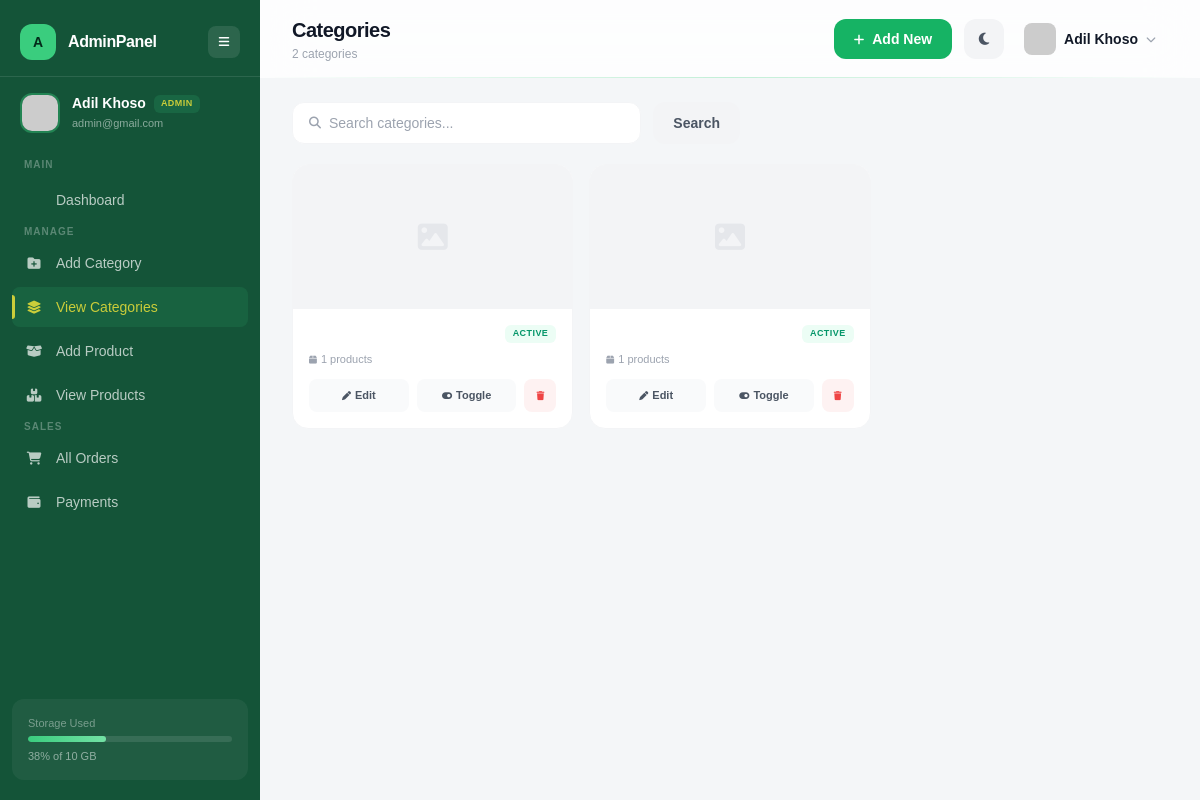
The app's page /backend/category/view.php (signed in) with its own data.
### tables this page shows
CREATE TABLE `users` (
  `id` int(11) NOT NULL,
  `name` varchar(100) DEFAULT NULL,
  `email` varchar(100) DEFAULT NULL,
  `password` varchar(255) DEFAULT NULL,
  `image` varchar(255) DEFAULT NULL,
  `phone` varchar(20) DEFAULT NULL,
  `address` text DEFAULT NULL,
  `role` enum('user','admin') DEFAULT 'user',
  `created_at` timestamp NOT NULL DEFAULT current_timestamp()
);

CREATE TABLE `categories` (
  `id` int(11) NOT NULL,
  `category_name` varchar(100) DEFAULT NULL,
  `parent_id` int(11) DEFAULT NULL,
  `description` text DEFAULT NULL,
  `status` enum('active','inactive') NOT NULL DEFAULT 'active',
  `created_at` timestamp NOT NULL DEFAULT current_timestamp()
);

### backend/category/view.php (the view, shortened to what this page needs)
<?php
include("../config/db.php");
 $uid = $_SESSION['user_id'];
 $user_res = mysqli_query($conn, "SELECT name, email, image, role FROM users WHERE id = $uid");
 $user = mysqli_fetch_assoc($user_res);
 $user_name = $user['name'] ?? 'Unknown';
 $user_email = $user['email'] ?? '';
 $user_image = !empty($user['image']) ? 'uploads/' . $user['image'] : 'https://ui-avatars.com/api/?name=' . urlencode($user_name) . '&background=16b364&color=fff&bold=true';
 $user_role = ucfirst($user['role'] ?? 'user');
 $search = isset($_GET['search']) ? mysqli_real_escape_string($conn, trim($_GET['search'])) : '';
 $where = "1=1";
 $cats_res = mysqli_query($conn, "SELECT c.*, (SELECT COUNT(*) FROM products WHERE category_id = c.id) as product_count FROM categories c WHERE $where ORDER BY c.created_at DESC");
 $total_cats = mysqli_num_rows($cats_res);
?>
<!DOCTYPE html>
<html lang="en">
<head>
<script src="https://cdn.tailwindcss.com"></script>
<link rel="stylesheet" href="https://cdnjs.cloudflare.com/ajax/libs/font-awesome/6.5.0/css/all.min.css">
</head>
<body class="bg-[#f4f6f8] dark:bg-[#0a0f0d] transition-colors duration-500 min-h-screen">
<aside id="sidebar" class="sidebar-glass fixed left-0 top-0 h-full w-[260px] text-white z-50 transition-all duration-300 flex flex-col">
  <div class="flex items-center justify-between px-5 pt-6 pb-4">
    <div class="flex items-center gap-3"><div class="w-9 h-9 rounded-xl bg-brand-400 flex items-center justify-center text-brand-950 font-extrabold text-sm shrink-0">A</div><span class="sidebar-logo-text font-bold text-base tracking-tight transition-all duration-300">AdminPanel</span></div>
    <button onclick="toggleSidebar()" class="w-8 h-8 rounded-lg bg-white/10 hover:bg-white/20 flex items-center justify-center transition text-sm"><i class="fa-solid fa-bars text-xs"></i></button>
  </div>
  <div class="px-5 py-4 flex items-center gap-3 border-t border-white/10">
    <img src="<?= $user_image ?>" class="sidebar-avatar w-10 h-10 rounded-xl object-cover border-2 border-brand-400/40 transition-all duration-300 shrink-0" onerror="this.src='https://ui-avatars.com/api/?name=<?= urlencode($user_name) ?>&background=16b364&color=fff&bold=true'">
    <div class="sidebar-text transition-all duration-300"><div class="flex items-center gap-2"><p class="text-sm font-semibold leading-tight"><?= htmlspecialchars($user_name) ?></p><span class="role-badge <?= $user_role === 'Admin' ? 'role-admin' : 'role-user' ?>"><?= $user_role ?></span></div><p class="text-[11px] text-white/50 mt-0.5"><?= htmlspecialchars($user_email) ?></p></div>
  </div>
  <nav class="flex-1 mt-2 px-3 space-y-1 overflow-y-auto">
    <p class="sidebar-text text-[10px] uppercase tracking-widest text-white/30 font-semibold px-3 mb-2 transition-all duration-300">Main</p>
    <a href="dashboard.php" class="nav-link flex items-center gap-3 px-3 py-2.5 rounded-lg text-sm font-medium text-white/70 hover:text-white"><i class="fa-solid fa-grid-2 w-5 text-center text-[13px]"></i><span class="sidebar-text transition-all duration-300">Dashboard</span></a>
    <?php if ($user_role === 'Admin') { ?>
    <p class="sidebar-text text-[10px] uppercase tracking-widest text-white/30 font-semibold px-3 mt-5 mb-2 transition-all duration-300">Manage</p>
    <a href="category/add.php" class="nav-link flex items-center gap-3 px-3 py-2.5 rounded-lg text-sm font-medium text-white/70 hover:text-white"><i class="fa-solid fa-folder-plus w-5 text-center text-[13px]"></i><span class="sidebar-text transition-all duration-300">Add Category</span></a>
    <a href="category/view.php" class="nav-link active flex items-center gap-3 px-3 py-2.5 rounded-lg text-sm font-medium"><i class="fa-solid fa-layer-group w-5 text-center text-[13px]"></i><span class="sidebar-text transition-all duration-300">View Categories</span></a>
    <a href="product/add.php" class="nav-link flex items-center gap-3 px-3 py-2.5 rounded-lg text-sm font-medium text-white/70 hover:text-white"><i class="fa-solid fa-box-open w-5 text-center text-[13px]"></i><span class="sidebar-text transition-all duration-300">Add Product</span></a>
    <a href="sproduct/view.php" class="nav-link flex items-center gap-3 px-3 py-2.5 rounded-lg text-sm font-medium text-white/70 hover:text-white"><i class="fa-solid fa-boxes-stacked w-5 text-center text-[13px]"></i><span class="sidebar-text transition-all duration-300">View Products</span></a>
    <p class="sidebar-text text-[10px] uppercase tracking-widest text-white/30 font-semibold px-3 mt-5 mb-2 transition-all duration-300">Sales</p>
    <a href="view.php" class="nav-link flex items-center gap-3 px-3 py-2.5 rounded-lg text-sm font-medium text-white/70 hover:text-white"><i class="fa-solid fa-cart-shopping w-5 text-center text-[13px]"></i><span class="sidebar-text transition-all duration-300">All Orders</span></a>
    <a href="payments.php" class="nav-link flex items-center gap-3 px-3 py-2.5 rounded-lg text-sm font-medium text-white/70 hover:text-white"><i class="fa-solid fa-wallet w-5 text-center text-[13px]"></i><span class="sidebar-text transition-all duration-300">Payments</span></a>
    <?php } ?>
  </nav>
  <div class="px-3 pb-5"><div class="sidebar-text bg-white/5 rounded-xl p-4 transition-all duration-300"><p class="text-[11px] text-white/40 mb-1">Storage Used</p><div class="w-full h-1.5 bg-white/10 rounded-full overflow-hidden"><div class="h-full w-[38%] bg-gradient-to-r from-brand-400 to-brand-300 rounded-full"></div></div><p class="text-[11px] text-white/50 mt-1.5">38% of 10 GB</p></div></div>
</aside>
<main id="main" class="ml-[260px] min-h-screen transition-all duration-300">
  <header class="topbar-border sticky top-0 z-40 bg-white/80 dark:bg-[#0d1410]/80 backdrop-blur-xl px-8 py-4 flex justify-between items-center">
    <div><h1 class="text-xl font-bold text-gray-900 dark:text-white tracking-tight">Categories</h1><p class="text-xs text-gray-400 mt-0.5"><?= $total_cats ?> categories</p></div>
    <div class="flex items-center gap-3">
      <a href="category/add.php" class="px-5 py-2.5 bg-brand-500 hover:bg-brand-600 text-white rounded-xl text-sm font-semibold transition"><i class="fa-solid fa-plus mr-2 text-xs"></i>Add New</a>
      <button onclick="toggleDark()" id="darkBtn" class="w-10 h-10 rounded-xl bg-gray-100 dark:bg-white/5 hover:bg-gray-200 dark:hover:bg-white/10 flex items-center justify-center transition text-gray-600 dark:text-white/70"><i class="fa-solid fa-moon text-sm"></i></button>
      <div class="relative">
        <button onclick="toggleMenu()" class="flex items-center gap-2 pl-2 pr-3 py-1.5 rounded-xl hover:bg-gray-100 dark:hover:bg-white/5 transition">
          <img src="<?= $user_image ?>" class="w-8 h-8 rounded-lg object-cover" onerror="this.src='https://ui-avatars.com/api/?name=<?= urlencode($user_name) ?>&background=16b364&color=fff&bold=true'">
          <span class="hidden sm:block text-sm font-semibold text-gray-900 dark:text-white"><?= htmlspecialchars($user_name) ?></span>
          <i class="fa-solid fa-chevron-down text-[10px] text-gray-400"></i>
        </button>
      </div>
    </div>
  </header>
  <div class="px-8 py-6">
    <form method="GET" class="fade-up mb-5">
      <div class="flex gap-3 max-w-md">
        <div class="flex-1 flex items-center bg-white dark:bg-[#131a16] rounded-xl px-4 py-2.5 gap-2 border border-gray-100 dark:border-white/5">
          <i class="fa-solid fa-magnifying-glass text-gray-400 text-xs"></i>
          <input type="text" name="search" value="<?= htmlspecialchars($search) ?>" placeholder="Search categories..." class="bg-transparent outline-none text-sm text-gray-700 dark:text-white/80 w-full placeholder:text-gray-400">
        </div>
        <button type="submit" class="px-5 py-2.5 bg-gray-100 dark:bg-white/5 hover:bg-gray-200 dark:hover:bg-white/10 text-gray-600 dark:text-white/70 rounded-xl text-sm font-semibold transition">Search</button>
      </div>
    </form>
    <?php if (mysqli_num_rows($cats_res) > 0): ?>
    <div class="grid grid-cols-1 sm:grid-cols-2 lg:grid-cols-3 xl:grid-cols-4 gap-4">
      <?php while ($cat = mysqli_fetch_assoc($cats_res)): ?>
      <div class="fade-up bg-white dark:bg-[#131a16] rounded-2xl border border-gray-100 dark:border-white/5 overflow-hidden hover:shadow-md transition-shadow group">
        <div class="h-36 bg-gray-100 dark:bg-white/[0.03] flex items-center justify-center overflow-hidden">
          <?php if (!empty($cat['image'])): ?>
            <img src="uploads/<?= htmlspecialchars($cat['image']) ?>" class="w-full h-full object-cover group-hover:scale-105 transition-transform duration-300" onerror="this.parentElement.innerHTML='<i class=\'fa-solid fa-image text-3xl text-gray-200 dark:text-gray-700\'></i>'">
          <?php else: ?>
            <i class="fa-solid fa-image text-3xl text-gray-200 dark:text-gray-700"></i>
          <?php endif; ?>
        </div>
        <div class="p-4">
          <div class="flex items-start justify-between mb-2">
            <span class="text-[9px] font-bold uppercase tracking-wider px-2 py-0.5 rounded-md <?= $cat['status'] === 'active' ? 'bg-emerald-50 text-emerald-600 dark:bg-emerald-900/20 dark:text-emerald-400' : 'bg-gray-100 text-gray-500 dark:bg-white/5 dark:text-gray-500' ?>"><?= ucfirst($cat['status']) ?></span>
          </div>
          <p class="text-[11px] text-gray-400 mb-3"><i class="fa-solid fa-box text-[9px] mr-1"></i><?= $cat['product_count'] ?> products</p>
          <div class="flex gap-2">
            <a href="category/edit.php?id=<?= $cat['id'] ?>" class="flex-1 text-center py-2 bg-gray-50 dark:bg-white/[0.03] hover:bg-gray-100 dark:hover:bg-white/[0.06] text-gray-600 dark:text-white/60 rounded-lg text-[11px] font-semibold transition"><i class="fa-solid fa-pen text-[9px] mr-1"></i>Edit</a>
            <a href="category/view.php?toggle=<?= $cat['id'] ?>" class="flex-1 text-center py-2 bg-gray-50 dark:bg-white/[0.03] hover:bg-gray-100 dark:hover:bg-white/[0.06] text-gray-600 dark:text-white/60 rounded-lg text-[11px] font-semibold transition"><i class="fa-solid fa-toggle-on text-[9px] mr-1"></i>Toggle</a>
            <a href="category/view.php?delete=<?= $cat['id'] ?>" onclick="return confirm('Delete this category?')" class="py-2 px-3 bg-red-50 dark:bg-red-900/10 hover:bg-red-100 dark:hover:bg-red-900/20 text-red-500 rounded-lg text-[11px] font-semibold transition"><i class="fa-solid fa-trash text-[9px]"></i></a>
          </div>
        </div>
      </div>
      <?php endwhile; ?>
    </div>
    <?php endif; ?>
  </div>
</main>
</body>
</html>

### backend/category/view.php (style rules this page uses)
* { margin:0;padding:0;box-sizing:border-box }
body { font-family:'Plus Jakarta Sans',sans-serif }
.sidebar-glass { background:rgba(8,75,46,0.95);backdrop-filter:blur(20px) }
.nav-link { position:relative;transition:all .25s cubic-bezier(.4,0,.2,1) }
.nav-link::before { content:'';position:absolute;left:0;top:50%;transform:translateY(-50%);width:3px;height:0;border-radius:0 4px 4px 0;background:#cbcd3a;transition:height .25s cubic-bezier(.4,0,.2,1) }
.nav-link:hover::before,.nav-link.active::before { height:60% }
.nav-link.active { background:rgba(58,205,126,0.12);color:#cbcd3a }
.topbar-border { position:relative }
.topbar-border::after { content:'';position:absolute;bottom:0;left:0;right:0;height:1px;background:linear-gradient(90deg,transparent,rgba(58,205,126,0.3),transparent) }
.role-badge { font-size:9px;font-weight:700;letter-spacing:.05em;text-transform:uppercase;padding:2px 7px;border-radius:6px }
.role-admin { background:rgba(58,205,126,0.15);color:#cbcd3a }
.fade-up { opacity:0;transform:translateY(20px);animation:fadeUp .5s cubic-bezier(.4,0,.2,1) forwards }

### records on screen
users: name "Adil Khoso", role "ADMIN", email "admin@gmail.com"
categories: status "ACTIVE", product_count "1"
categories: status "ACTIVE", product_count "1"

### other values on screen
$total_cats "2"
